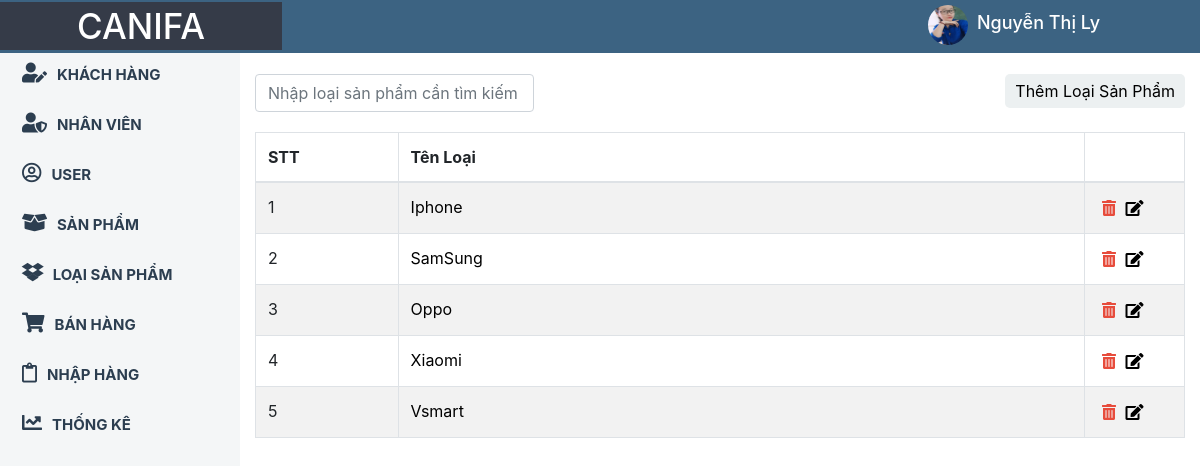
The app's page /index.php?muc=loaisanpham (signed in) with its own data.
### tables this page shows
CREATE TABLE `loaisanpham` (
  `id_loaisp` int(255) NOT NULL,
  `tenloaisp` varchar(255) NOT NULL
);

### Controller/HomeController.php (called while the page is built, shortened)
<?php
	require_once 'Model/BaseModel.php';
	class HomeControl
	{
		public $Base;
		function __construct()
		{
			$this->Base= new BaseModel();
		}
		public function Dieuhuong()
		{
			$loaisanpham=$this->Base->data('loaisanpham');
											?>
									<?php
			require_once 'View/index.php';
		}
	}
?>

### index.php (called while the page is built, shortened)
<?php
	require_once 'Controller/HomeController.php';
	$HT=new HomeControl();
	$HT->Dieuhuong();
 ?>

### Model/BaseModel.php (called while the page is built, shortened)
<?php
class BaseModel
{
	private $maychu = 'localhost';
	private $tk='root';
	private $mk='';
	private $csdl='db_qlbanhang';
	private $bienketnoi=null;
	public function ketnoi()
	{
		$this->bienketnoi = new mysqli($this->maychu,$this->tk,$this->mk,$this->csdl);
		mysqli_set_charset($this->bienketnoi,'utf8');
	}
	public function data($sql)
	{
		$sq="SELECT * FROM $sql";
		$this->ketqua=$this->bienketnoi->query($sq);
		if ($this->ketqua->num_rows==0) {
			$data=0;
		}else{
			while ($row=$this->ketqua->fetch_assoc()) {
				$data[]=$row;
			}
		}
		return $data;
	}
}
?>

### View/loaisanpham.php (the view, shortened to what this page needs)
<content>
	<div class="container">
	<div class="top-sp">
		<input class="form-control" id="myInput" type="text" placeholder="Nhập loại sản phẩm cần tìm kiếm">
		<a class="login-trigger" id="them" href="#" data-target="#login" data-toggle="modal">Thêm Loại Sản Phẩm</a>
	</div>
  <table class="table table-bordered table-striped">
    <thead>
      <tr>
        <th>STT</th>
        <th>Tên Loại</th>
        <th></th>
      </tr>
    </thead>
    <tbody id="myTable">
	<?php
		$dem=0;
		foreach ($loaisanpham as $value) {
		$dem++;
	?>
	<tr>
	<form method="post">
		<td><?php echo $dem; ?><input type="" hidden name="id_loaisp" value="<?php echo $value['id_loaisp']; ?>"></td>
		<td>
			<input required type="" name="tenloaisp" value="<?php echo $value['tenloaisp']; ?>">
		</td>
		<td style="width: 100px;"><a href="?muc=loaisanpham&idxoa=<?php echo $value['id_loaisp'];  ?>" name="xoa" onclick="return confirm('Bạn Có Muốn Xóa <?php echo $value['tenloaisp'];  ?> ?');"><i class="fas fa-trash-alt"></i></a>
			<button type="submit" onclick="return confirm('Bạn Có Muốn Sửa <?php echo $value['tenloaisp']; ?> ?');" name="sua"><i class="fas fa-edit"></i></button></td>
	</form>
	</tr>
	<?php } ?>
    </tbody>
  </table>
</div>
</content>

### css/style.css (style rules this page uses)
* { margin: 0; padding: 0; }
.table input { width: 100%; border: none; background: none; }
.table { margin-top: 20px; }
#myTable a .fas { margin: 5px; }
.fa-trash-alt { color: #e74c3c; }
button { background: none; padding: 0; border: none; }
.top-sp input { float: left; width: 30%; }
.top-sp a { padding: 5px 10px; background: #ecf0f1; float: right; border-radius: 5px; color: black; }

### records on screen
loaisanpham: tenloaisp "Iphone"
loaisanpham: tenloaisp "SamSung"
loaisanpham: tenloaisp "Oppo"
loaisanpham: tenloaisp "Xiaomi"
loaisanpham: tenloaisp "Vsmart"

### other values on screen
$_SESSION['nhanvien'][0]['tennv'] "Nguyễn Thị Ly"
